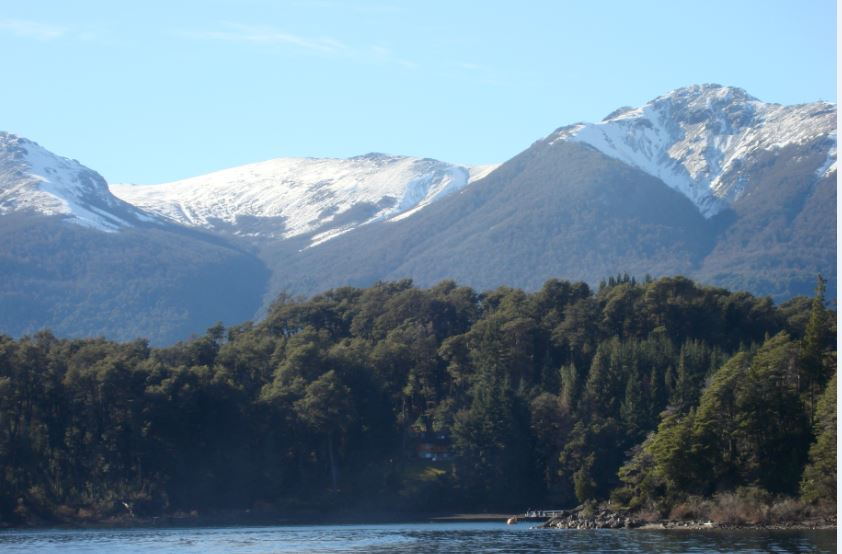
#> input picture input_images/test3.JPG, 842 x 554 px, found by its file name
$ python main.py   (older library calls are emulated)
#> lines starting #> are read from the running program, lines starting #| are printed output that depends on the picture
### img_segmentation.py
from skimage import data, io, segmentation, color
from skimage.future import graph
import numpy as np
from skimage.transform import rescale, resize, downscale_local_mean
import matplotlib.pyplot as plt
from skimage.measure import label, regionprops
import cv2

# [4 lines left out: function _weight_mean_color, not called in this run]


def merge_mean_color(graph, src, dst): # source: goo.gl/9kuZMH
    graph.node[dst]['total color'] += graph.node[src]['total color']
    graph.node[dst]['pixel count'] += graph.node[src]['pixel count']
    graph.node[dst]['mean color'] = (graph.node[dst]['total color'] /
                                     graph.node[dst]['pixel count'])

# [35 lines left out: functions rearrange_regions, regions2img, not called in this run]

### main.py
import img_segmentation
import gif_maker
from skimage import data, io, segmentation, color
from skimage.future import graph
import numpy as np
from skimage.transform import rescale, resize, downscale_local_mean
import matplotlib.pyplot as plt
from skimage.measure import label, regionprops
import cv2
import imageio
import math

# imagem a ser lida
img = io.imread('input_images/test3.jpg')
#> img is the input picture: shape (554, 842, 3); mean R, G, B 106.3, 129.9, 147.3

print("\n- Image segmentation...", end="")

labels = segmentation.slic(img, compactness=30, multichannel=True, n_segments=35)
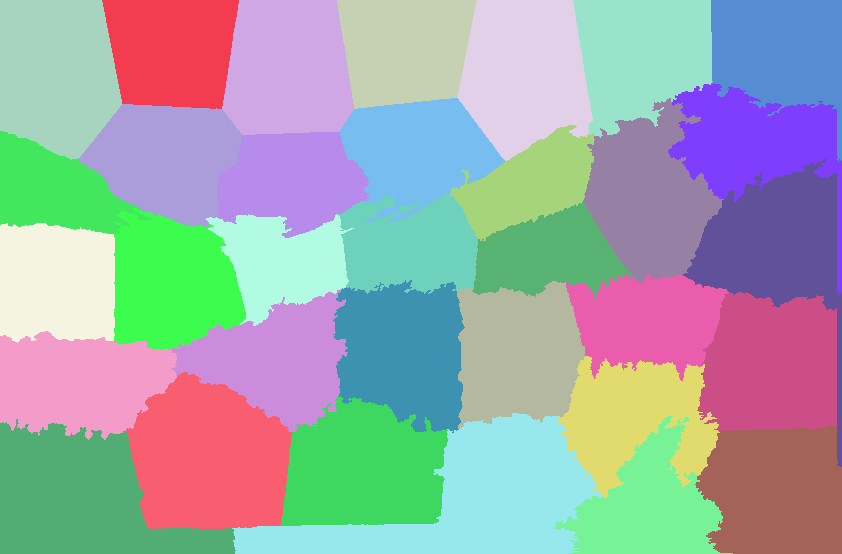
#> labels: shape (554, 842) int64; 33 distinct labels, from 1 to 33; one colour per label, 0 black
g = graph.rag_mean_color(img, labels)
labels2 = graph.merge_hierarchical(labels, g, thresh=52, rag_copy=False,
                                   in_place_merge=True,
                                   merge_func=img_segmentation.merge_mean_color,
                                   weight_func=img_segmentation._weight_mean_color)
#> (the run stopped early here; a loop or call above may not have finished)

$ run again, with input_images/test4.JPG copied over input_images/test3.JPG
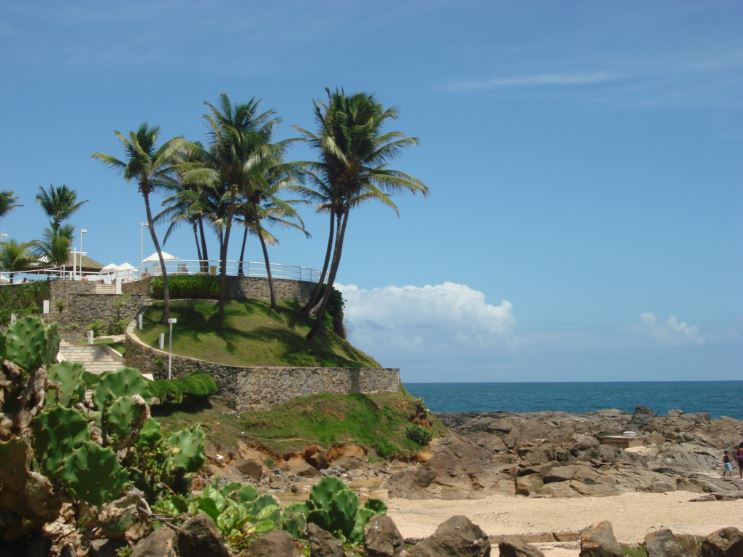
#> input picture input_images/test4.JPG, 743 x 557 px, found by its file name
#> img is the input picture: shape (557, 743, 3); mean R, G, B 107.5, 131.8, 139.3
#> `labels = segmentation.slic(img, compactness=30, multichannel=True, n_s..`:
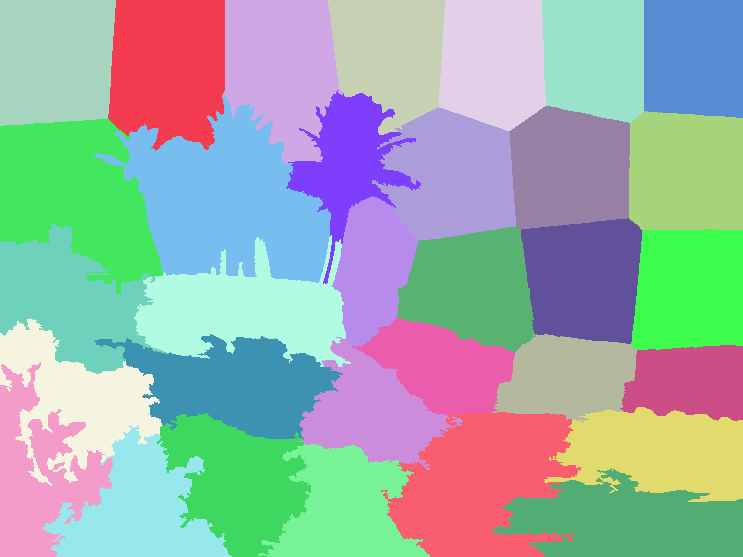
#> labels: shape (557, 743) int64; 32 distinct labels, from 1 to 32; one colour per label, 0 black

$ run again, with input_images/test5.JPG copied over input_images/test3.JPG
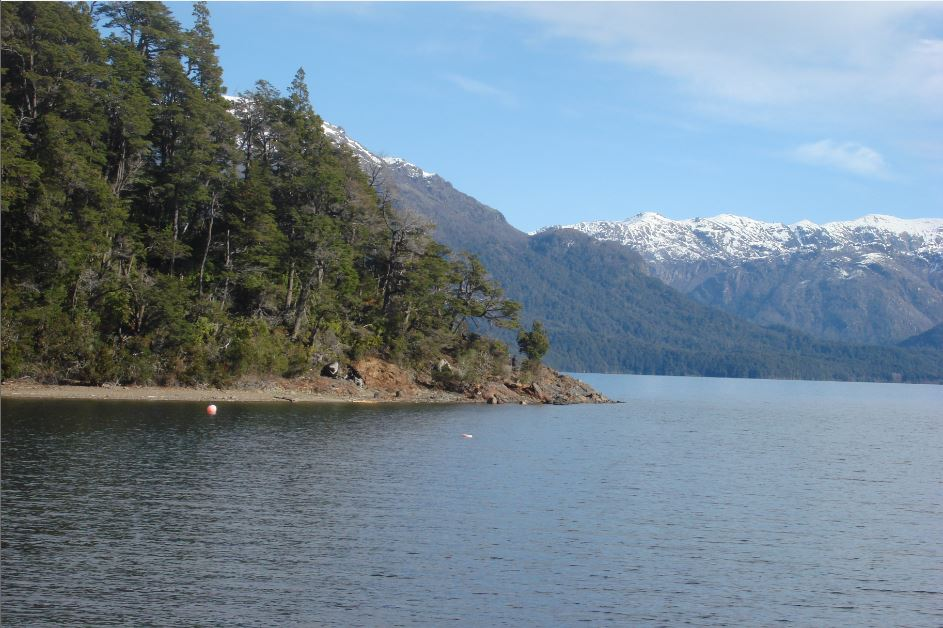
#> input picture input_images/test5.JPG, 943 x 628 px, found by its file name
#> img is the input picture: shape (628, 943, 3); mean R, G, B 112.4, 130.6, 143.6
#> `labels = segmentation.slic(img, compactness=30, multichannel=True, n_s..`:
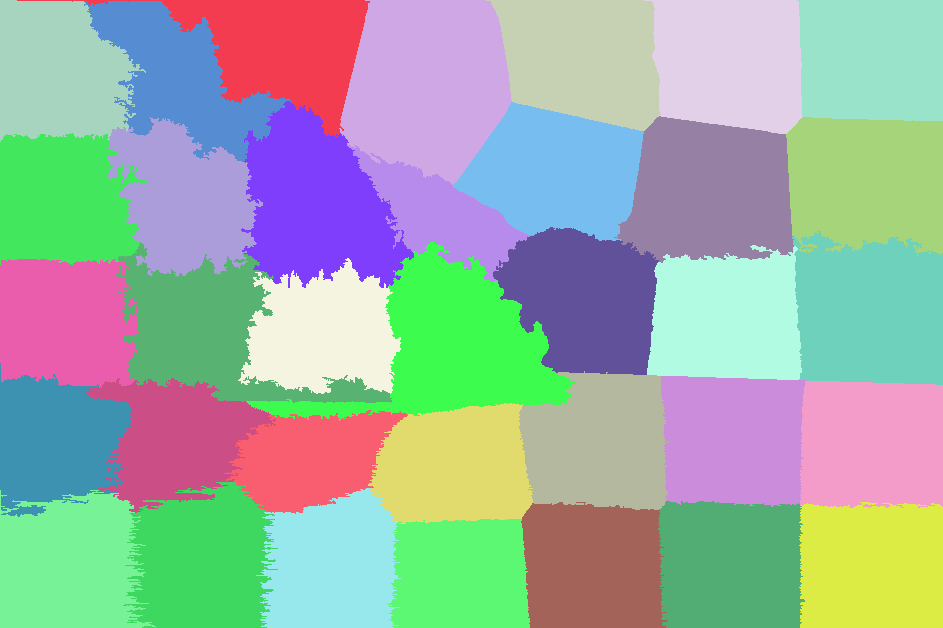
#> labels: shape (628, 943) int64; 35 distinct labels, from 1 to 35; one colour per label, 0 black

$ run again, with input_images/test6.JPG copied over input_images/test3.JPG
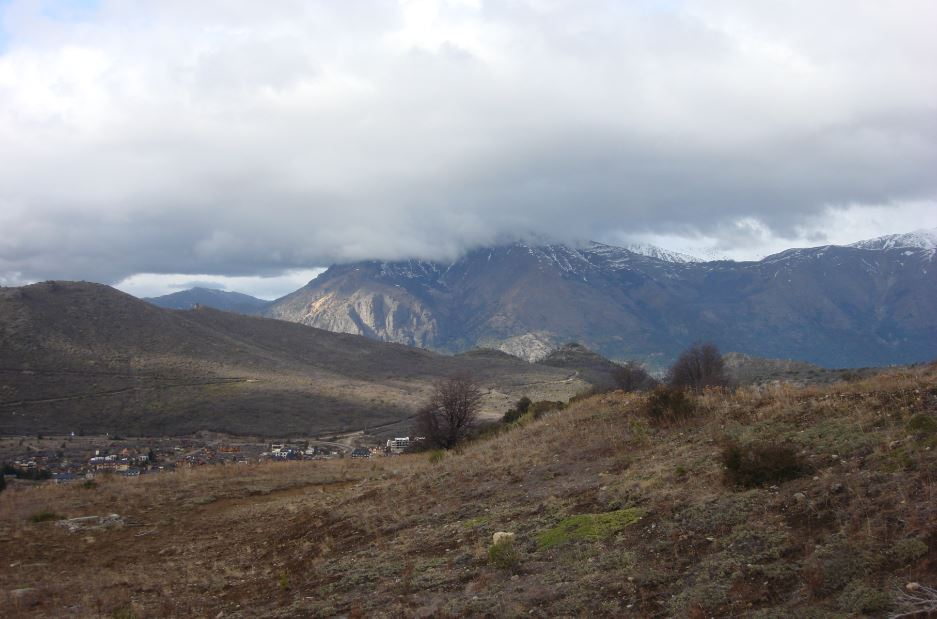
#> input picture input_images/test6.JPG, 937 x 619 px, found by its file name
#> img is the input picture: shape (619, 937, 3); mean R, G, B 135.2, 135.1, 138.3
#> `labels = segmentation.slic(img, compactness=30, multichannel=True, n_s..`:
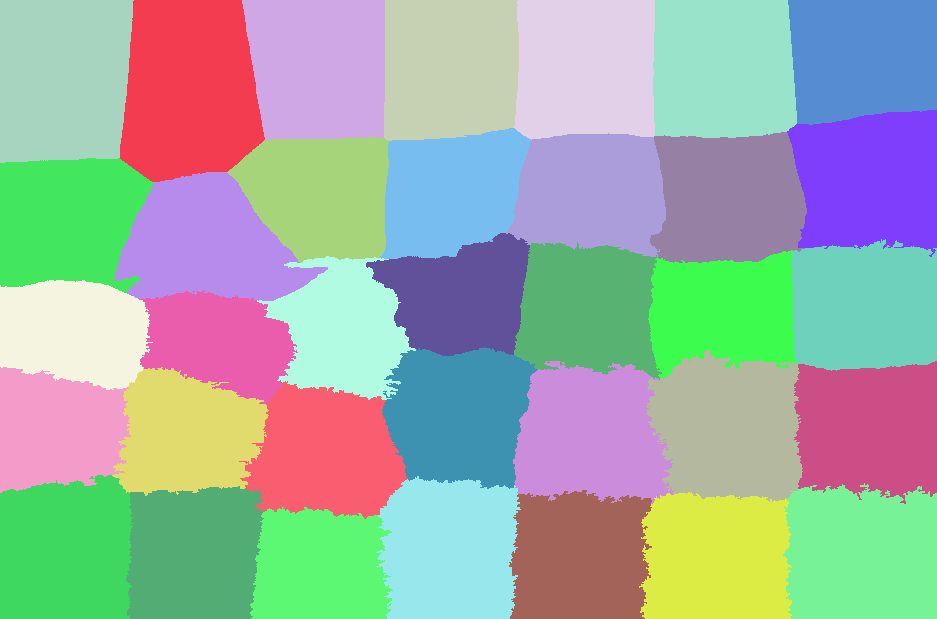
#> labels: shape (619, 937) int64; 35 distinct labels, from 1 to 35; one colour per label, 0 black
